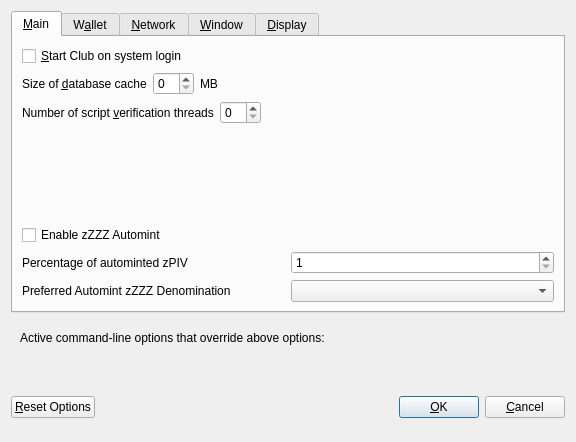
<?xml version="1.0" encoding="UTF-8"?>
<ui version="4.0">
 <class>OptionsDialog</class>
 <widget class="QDialog" name="OptionsDialog">
  <property name="geometry">
   <rect>
    <x>0</x>
    <y>0</y>
    <width>576</width>
    <height>442</height>
   </rect>
  </property>
  <property name="windowTitle">
   <string>Options</string>
  </property>
  <property name="modal">
   <bool>true</bool>
  </property>
  <layout class="QVBoxLayout" name="verticalLayout">
   <item>
    <widget class="QTabWidget" name="tabWidget">
     <property name="currentIndex">
      <number>0</number>
     </property>
     <widget class="QWidget" name="tabMain">
      <attribute name="title">
       <string>&amp;Main</string>
      </attribute>
      <layout class="QVBoxLayout" name="verticalLayout_Main">
       <item>
        <widget class="QCheckBox" name="bitcoinAtStartup">
         <property name="toolTip">
          <string>Automatically start Club after logging in to the system.</string>
         </property>
         <property name="text">
          <string>&amp;Start Club on system login</string>
         </property>
        </widget>
       </item>
       <item>
        <layout class="QHBoxLayout" name="horizontalLayout_2_Main">
         <item>
          <widget class="QLabel" name="databaseCacheLabel">
           <property name="text">
            <string>Size of &amp;database cache</string>
           </property>
           <property name="textFormat">
            <enum>Qt::PlainText</enum>
           </property>
           <property name="buddy">
            <cstring>databaseCache</cstring>
           </property>
          </widget>
         </item>
         <item>
          <widget class="QSpinBox" name="databaseCache"/>
         </item>
         <item>
          <widget class="QLabel" name="databaseCacheUnitLabel">
           <property name="text">
            <string>MB</string>
           </property>
           <property name="textFormat">
            <enum>Qt::PlainText</enum>
           </property>
          </widget>
         </item>
         <item>
          <spacer name="horizontalSpacer_2_Main">
           <property name="orientation">
            <enum>Qt::Horizontal</enum>
           </property>
           <property name="sizeHint" stdset="0">
            <size>
             <width>40</width>
             <height>20</height>
            </size>
           </property>
          </spacer>
         </item>
        </layout>
       </item>
       <item>
        <layout class="QHBoxLayout" name="horizontalLayout_3_Main">
         <item>
          <widget class="QLabel" name="threadsScriptVerifLabel">
           <property name="text">
            <string>Number of script &amp;verification threads</string>
           </property>
           <property name="textFormat">
            <enum>Qt::PlainText</enum>
           </property>
           <property name="buddy">
            <cstring>threadsScriptVerif</cstring>
           </property>
          </widget>
         </item>
         <item>
          <widget class="QSpinBox" name="threadsScriptVerif">
           <property name="toolTip">
            <string>(0 = auto, &lt;0 = leave that many cores free)</string>
           </property>
          </widget>
         </item>
         <item>
          <spacer name="horizontalSpacer_3_Main">
           <property name="orientation">
            <enum>Qt::Horizontal</enum>
           </property>
           <property name="sizeHint" stdset="0">
            <size>
             <width>40</width>
             <height>20</height>
            </size>
           </property>
          </spacer>
         </item>
        </layout>
       </item>
       <item>
        <spacer name="verticalSpacer_2">
         <property name="orientation">
          <enum>Qt::Vertical</enum>
         </property>
         <property name="sizeHint" stdset="0">
          <size>
           <width>20</width>
           <height>40</height>
          </size>
         </property>
        </spacer>
       </item>
       <item>
        <widget class="QCheckBox" name="checkBoxZeromintEnable">
         <property name="toolTip">
          <string>Enable automatic minting of PIV units to zPIV</string>
         </property>
         <property name="layoutDirection">
          <enum>Qt::LeftToRight</enum>
         </property>
         <property name="text">
          <string>Enable zZZZ Automint</string>
         </property>
        </widget>
       </item>
       <item>
        <layout class="QHBoxLayout" name="horizontalLayout_3">
         <item>
          <widget class="QLabel" name="percentage_label">
           <property name="toolTip">
            <string>Percentage of incoming PIV which get automatically converted to zZZZ via Zerocoin Protocol (min: 10%)</string>
           </property>
           <property name="text">
            <string>Percentage of autominted zPIV</string>
           </property>
          </widget>
         </item>
         <item>
          <widget class="QSpinBox" name="zeromintPercentage">
           <property name="minimum">
            <number>1</number>
           </property>
           <property name="maximum">
            <number>100</number>
           </property>
          </widget>
         </item>
        </layout>
       </item>
       <item>
        <layout class="QHBoxLayout" name="horizontalLayout" stretch="0,0">
         <property name="sizeConstraint">
          <enum>QLayout::SetFixedSize</enum>
         </property>
         <item>
          <widget class="QLabel" name="labelPreferredDenom">
           <property name="maximumSize">
            <size>
             <width>16777215</width>
             <height>16777215</height>
            </size>
           </property>
           <property name="toolTip">
            <string>Wait with automatic conversion to Zerocoin until enough PIV for this denomination is available</string>
           </property>
           <property name="text">
            <string>Preferred Automint zZZZ Denomination</string>
           </property>
          </widget>
         </item>
         <item>
          <widget class="QComboBox" name="preferredDenom">
           <property name="maximumSize">
            <size>
             <width>16777215</width>
             <height>27</height>
            </size>
           </property>
           <property name="toolTip">
            <string>Wait with automatic conversion to Zerocoin until enough PIV for this denomination is available</string>
           </property>
           <property name="maxVisibleItems">
            <number>9</number>
           </property>
           <property name="maxCount">
            <number>9</number>
           </property>
          </widget>
         </item>
        </layout>
       </item>
      </layout>
     </widget>
     <widget class="QWidget" name="tabWallet">
      <attribute name="title">
       <string>W&amp;allet</string>
      </attribute>
      <layout class="QVBoxLayout" name="verticalLayout_Wallet">
       <item>
        <layout class="QHBoxLayout" name="horizontalLayout_2_Wallet">
         <item>
          <widget class="QLabel" name="labelStakeSplitThresholdText">
           <property name="text">
            <string>Stake split threshold:</string>
           </property>
          </widget>
         </item>
         <item>
          <widget class="QSpinBox" name="spinBoxStakeSplitThreshold">
           <property name="minimum">
            <number>1</number>
           </property>
           <property name="maximum">
            <number>999999</number>
           </property>
          </widget>
         </item>
        </layout>
       </item>
       <item>
        <widget class="QGroupBox" name="groupBox">
         <property name="title">
          <string>Expert</string>
         </property>
         <layout class="QVBoxLayout" name="verticalLayout_2">
          <item>
           <widget class="QCheckBox" name="coinControlFeatures">
            <property name="toolTip">
             <string>Whether to show coin control features or not.</string>
            </property>
            <property name="text">
             <string>Enable coin &amp;control features</string>
            </property>
           </widget>
          </item>
          <item>
           <widget class="QCheckBox" name="spendZeroConfChange">
            <property name="toolTip">
             <string>If you disable the spending of unconfirmed change, the change from a transaction&lt;br/&gt;cannot be used until that transaction has at least one confirmation.&lt;br/&gt;This also affects how your balance is computed.</string>
            </property>
            <property name="text">
             <string>&amp;Spend unconfirmed change</string>
            </property>
           </widget>
          </item>
         </layout>
        </widget>
       </item>
       <item>
        <spacer name="verticalSpacer_Wallet">
         <property name="orientation">
          <enum>Qt::Vertical</enum>
         </property>
         <property name="sizeHint" stdset="0">
          <size>
           <width>20</width>
           <height>40</height>
          </size>
         </property>
        </spacer>
       </item>
      </layout>
     </widget>
     <widget class="QWidget" name="tabNetwork">
      <attribute name="title">
       <string>&amp;Network</string>
      </attribute>
      <layout class="QVBoxLayout" name="verticalLayout_Network">
       <item>
        <widget class="QCheckBox" name="mapPortUpnp">
         <property name="toolTip">
          <string>Automatically open the Club client port on the router. This only works when your router supports UPnP and it is enabled.</string>
         </property>
         <property name="text">
          <string>Map port using &amp;UPnP</string>
         </property>
        </widget>
       </item>
       <item>
        <widget class="QCheckBox" name="allowIncoming">
         <property name="toolTip">
          <string>Accept connections from outside</string>
         </property>
         <property name="text">
          <string>Allow incoming connections</string>
         </property>
        </widget>
       </item>
       <item>
        <widget class="QCheckBox" name="connectSocks">
         <property name="toolTip">
          <string>Connect to the Club network through a SOCKS5 proxy.</string>
         </property>
         <property name="text">
          <string>&amp;Connect through SOCKS5 proxy (default proxy):</string>
         </property>
        </widget>
       </item>
       <item>
        <layout class="QHBoxLayout" name="horizontalLayout_1_Network">
         <item>
          <widget class="QLabel" name="proxyIpLabel">
           <property name="text">
            <string>Proxy &amp;IP:</string>
           </property>
           <property name="textFormat">
            <enum>Qt::PlainText</enum>
           </property>
           <property name="buddy">
            <cstring>proxyIp</cstring>
           </property>
          </widget>
         </item>
         <item>
          <widget class="QValidatedLineEdit" name="proxyIp">
           <property name="minimumSize">
            <size>
             <width>140</width>
             <height>0</height>
            </size>
           </property>
           <property name="maximumSize">
            <size>
             <width>140</width>
             <height>16777215</height>
            </size>
           </property>
           <property name="toolTip">
            <string>IP address of the proxy (e.g. IPv4: 127.0.0.1 / IPv6: ::1)</string>
           </property>
          </widget>
         </item>
         <item>
          <widget class="QLabel" name="proxyPortLabel">
           <property name="text">
            <string>&amp;Port:</string>
           </property>
           <property name="textFormat">
            <enum>Qt::PlainText</enum>
           </property>
           <property name="buddy">
            <cstring>proxyPort</cstring>
           </property>
          </widget>
         </item>
         <item>
          <widget class="QLineEdit" name="proxyPort">
           <property name="minimumSize">
            <size>
             <width>55</width>
             <height>0</height>
            </size>
           </property>
           <property name="maximumSize">
            <size>
             <width>55</width>
             <height>16777215</height>
            </size>
           </property>
           <property name="toolTip">
            <string>Port of the proxy (e.g. 9050)</string>
           </property>
          </widget>
         </item>
         <item>
          <spacer name="horizontalSpacer_1_Network">
           <property name="orientation">
            <enum>Qt::Horizontal</enum>
           </property>
           <property name="sizeHint" stdset="0">
            <size>
             <width>40</width>
             <height>20</height>
            </size>
           </property>
          </spacer>
         </item>
        </layout>
       </item>
       <item>
        <spacer name="verticalSpacer_Network">
         <property name="orientation">
          <enum>Qt::Vertical</enum>
         </property>
         <property name="sizeHint" stdset="0">
          <size>
           <width>20</width>
           <height>40</height>
          </size>
         </property>
        </spacer>
       </item>
      </layout>
     </widget>
     <widget class="QWidget" name="tabWindow">
      <attribute name="title">
       <string>&amp;Window</string>
      </attribute>
      <layout class="QVBoxLayout" name="verticalLayout_Window">
       <item>
        <widget class="QCheckBox" name="minimizeToTray">
         <property name="toolTip">
          <string>Show only a tray icon after minimizing the window.</string>
         </property>
         <property name="text">
          <string>&amp;Minimize to the tray instead of the taskbar</string>
         </property>
        </widget>
       </item>
       <item>
        <widget class="QCheckBox" name="minimizeOnClose">
         <property name="toolTip">
          <string>Minimize instead of exit the application when the window is closed. When this option is enabled, the application will be closed only after selecting Quit in the menu.</string>
         </property>
         <property name="text">
          <string>M&amp;inimize on close</string>
         </property>
        </widget>
       </item>
       <item>
        <spacer name="verticalSpacer_Window">
         <property name="orientation">
          <enum>Qt::Vertical</enum>
         </property>
         <property name="sizeHint" stdset="0">
          <size>
           <width>20</width>
           <height>40</height>
          </size>
         </property>
        </spacer>
       </item>
      </layout>
     </widget>
     <widget class="QWidget" name="tabDisplay">
      <attribute name="title">
       <string>&amp;Display</string>
      </attribute>
      <layout class="QVBoxLayout" name="verticalLayout_Display">
       <item>
        <layout class="QHBoxLayout" name="horizontalLayout_1_Display">
         <item>
          <widget class="QLabel" name="langLabel">
           <property name="text">
            <string>User Interface &amp;language:</string>
           </property>
           <property name="textFormat">
            <enum>Qt::PlainText</enum>
           </property>
           <property name="buddy">
            <cstring>lang</cstring>
           </property>
          </widget>
         </item>
         <item>
          <widget class="QValueComboBox" name="lang">
           <property name="toolTip">
            <string>The user interface language can be set here. This setting will take effect after restarting Club.</string>
           </property>
          </widget>
         </item>
        </layout>
       </item>
       <item>
        <widget class="QLabel" name="label_3">
         <property name="toolTip">
          <string notr="true"/>
         </property>
         <property name="statusTip">
          <string notr="true"/>
         </property>
         <property name="whatsThis">
          <string notr="true"/>
         </property>
         <property name="accessibleName">
          <string notr="true"/>
         </property>
         <property name="text">
          <string>Language missing or translation incomplete? Help contributing translations here:
https://www.transifex.com/pivx-project/pivx-project-translations</string>
         </property>
         <property name="wordWrap">
          <bool>true</bool>
         </property>
         <property name="openExternalLinks">
          <bool>true</bool>
         </property>
         <property name="textInteractionFlags">
          <set>Qt::TextBrowserInteraction</set>
         </property>
        </widget>
       </item>
       <item>
        <layout class="QHBoxLayout" name="horizontalLayout_4_Display" stretch="0,0">
         <item>
          <widget class="QLabel" name="themeLabel">
           <property name="text">
            <string>User Interface Theme:</string>
           </property>
          </widget>
         </item>
         <item>
          <widget class="QValueComboBox" name="theme"/>
         </item>
        </layout>
       </item>
       <item>
        <widget class="Line" name="line">
         <property name="orientation">
          <enum>Qt::Horizontal</enum>
         </property>
        </widget>
       </item>
       <item>
        <layout class="QHBoxLayout" name="horizontalLayout_2_Display">
         <item>
          <widget class="QLabel" name="unitLabel">
           <property name="text">
            <string>&amp;Unit to show amounts in:</string>
           </property>
           <property name="textFormat">
            <enum>Qt::PlainText</enum>
           </property>
           <property name="buddy">
            <cstring>unit</cstring>
           </property>
          </widget>
         </item>
         <item>
          <widget class="QValueComboBox" name="unit">
           <property name="toolTip">
            <string>Choose the default subdivision unit to show in the interface and when sending coins.</string>
           </property>
          </widget>
         </item>
        </layout>
       </item>
       <item>
        <layout class="QHBoxLayout" name="horizontalLayout_5_Display">
         <item>
          <widget class="QLabel" name="digitsLabel">
           <property name="text">
            <string>Decimal digits</string>
           </property>
          </widget>
         </item>
         <item>
          <widget class="QValueComboBox" name="digits"/>
         </item>
        </layout>
       </item>
       <item>
        <widget class="QCheckBox" name="checkBoxHideZeroBalances">
         <property name="toolTip">
          <string>Hide empty balances</string>
         </property>
         <property name="layoutDirection">
          <enum>Qt::LeftToRight</enum>
         </property>
         <property name="text">
          <string>Hide empty balances</string>
         </property>
        </widget>
       </item>
       <item>
        <layout class="QHBoxLayout" name="horizontalLayout_3_Display">
         <item>
          <widget class="QLabel" name="thirdPartyTxUrlsLabel">
           <property name="toolTip">
            <string>Third party URLs (e.g. a block explorer) that appear in the transactions tab as context menu items. %s in the URL is replaced by transaction hash. Multiple URLs are separated by vertical bar |.</string>
           </property>
           <property name="text">
            <string>Third party transaction URLs</string>
           </property>
           <property name="buddy">
            <cstring>thirdPartyTxUrls</cstring>
           </property>
          </widget>
         </item>
         <item>
          <widget class="QLineEdit" name="thirdPartyTxUrls">
           <property name="toolTip">
            <string>Third party URLs (e.g. a block explorer) that appear in the transactions tab as context menu items. %s in the URL is replaced by transaction hash. Multiple URLs are separated by vertical bar |.</string>
           </property>
          </widget>
         </item>
        </layout>
       </item>
       <item>
        <spacer name="verticalSpacer">
         <property name="orientation">
          <enum>Qt::Vertical</enum>
         </property>
         <property name="sizeHint" stdset="0">
          <size>
           <width>20</width>
           <height>40</height>
          </size>
         </property>
        </spacer>
       </item>
      </layout>
     </widget>
    </widget>
   </item>
   <item>
    <widget class="QFrame" name="frame">
     <layout class="QVBoxLayout" name="verticalLayout_Bottom">
      <item>
       <layout class="QHBoxLayout" name="horizontalLayout_Bottom">
        <item>
         <widget class="QLabel" name="overriddenByCommandLineInfoLabel">
          <property name="text">
           <string>Active command-line options that override above options:</string>
          </property>
          <property name="textFormat">
           <enum>Qt::PlainText</enum>
          </property>
         </widget>
        </item>
        <item>
         <spacer name="horizontalSpacer_Bottom">
          <property name="orientation">
           <enum>Qt::Horizontal</enum>
          </property>
          <property name="sizeHint" stdset="0">
           <size>
            <width>40</width>
            <height>20</height>
           </size>
          </property>
         </spacer>
        </item>
       </layout>
      </item>
      <item>
       <widget class="QLabel" name="overriddenByCommandLineLabel">
        <property name="text">
         <string/>
        </property>
        <property name="textFormat">
         <enum>Qt::PlainText</enum>
        </property>
        <property name="wordWrap">
         <bool>true</bool>
        </property>
       </widget>
      </item>
     </layout>
    </widget>
   </item>
   <item>
    <layout class="QHBoxLayout" name="horizontalLayout_Buttons">
     <item>
      <widget class="QPushButton" name="resetButton">
       <property name="toolTip">
        <string>Reset all client options to default.</string>
       </property>
       <property name="text">
        <string>&amp;Reset Options</string>
       </property>
       <property name="autoDefault">
        <bool>false</bool>
       </property>
      </widget>
     </item>
     <item>
      <spacer name="horizontalSpacer_1">
       <property name="orientation">
        <enum>Qt::Horizontal</enum>
       </property>
       <property name="sizeHint" stdset="0">
        <size>
         <width>40</width>
         <height>48</height>
        </size>
       </property>
      </spacer>
     </item>
     <item>
      <widget class="QLabel" name="statusLabel">
       <property name="minimumSize">
        <size>
         <width>200</width>
         <height>0</height>
        </size>
       </property>
       <property name="font">
        <font>
         <weight>75</weight>
         <bold>true</bold>
        </font>
       </property>
       <property name="text">
        <string/>
       </property>
       <property name="textFormat">
        <enum>Qt::PlainText</enum>
       </property>
       <property name="wordWrap">
        <bool>true</bool>
       </property>
      </widget>
     </item>
     <item>
      <spacer name="horizontalSpacer_2">
       <property name="orientation">
        <enum>Qt::Horizontal</enum>
       </property>
       <property name="sizeHint" stdset="0">
        <size>
         <width>40</width>
         <height>48</height>
        </size>
       </property>
      </spacer>
     </item>
     <item>
      <widget class="QPushButton" name="okButton">
       <property name="text">
        <string>&amp;OK</string>
       </property>
       <property name="autoDefault">
        <bool>false</bool>
       </property>
       <property name="default">
        <bool>true</bool>
       </property>
      </widget>
     </item>
     <item>
      <widget class="QPushButton" name="cancelButton">
       <property name="text">
        <string>&amp;Cancel</string>
       </property>
       <property name="autoDefault">
        <bool>false</bool>
       </property>
      </widget>
     </item>
    </layout>
   </item>
  </layout>
 </widget>
 <customwidgets>
  <customwidget>
   <class>QValidatedLineEdit</class>
   <extends>QLineEdit</extends>
   <header>qvalidatedlineedit.h</header>
  </customwidget>
  <customwidget>
   <class>QValueComboBox</class>
   <extends>QComboBox</extends>
   <header>qvaluecombobox.h</header>
  </customwidget>
 </customwidgets>
 <resources/>
 <connections/>
</ui>
